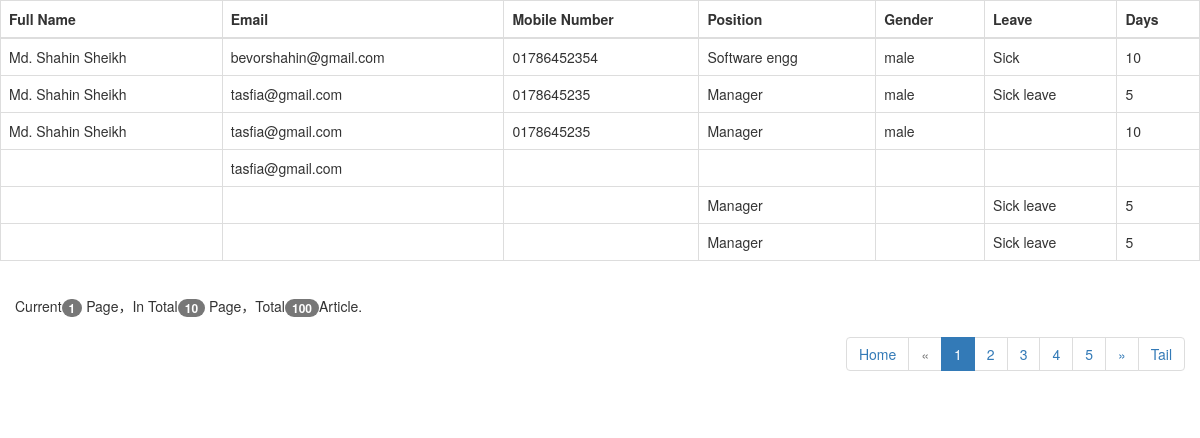
Screenshot of /client_side/leavesubmit.php with the database file from the repository.
### tables this page shows
CREATE TABLE `chuti` (
  `fullname` varchar(255) NOT NULL,
  `email` varchar(255) NOT NULL,
  `mobile` varchar(255) NOT NULL,
  `position` varchar(255) NOT NULL,
  `gender` varchar(255) NOT NULL,
  `bondho` varchar(255) NOT NULL,
  `days` varchar(255) NOT NULL
);

### includes/getleavedata.php (called while the page is built, shortened)
<?php
$conn = mysqli_connect("localhost", "root", "", "company");
$query = "SELECT fullname, email, mobile, position, gender, bondho, days FROM chuti";
$ses_sql = mysqli_query($conn, $query);
?>

### client_side/leavesubmit.php (the view, shortened to what this page needs)
<?php
  include('../includes/getleavedata.php');
?>
<!DOCTYPE html>
<html lang="en">
  <head>
    <link rel="stylesheet" href="https://cdn.bootcss.com/bootstrap/3.3.7/css/bootstrap.min.css">
    <link rel="stylesheet" href="https://cdn.bootcss.com/bootstrap/3.3.7/css/bootstrap-theme.min.css">
 </head>
<body>
      <table class="table table-bordered table-hover" id="emp_table">
                      <thead>
                          <th>Full Name</th>
                          <th>Email</th>
                          <th>Mobile Number</th>
                          <th>Position</th>
                          <th>Gender</th>
                          <th>Leave</th>
                          <th>Days</th>
                      </thead>
                      <tbody ><?php
                        if (mysqli_num_rows($ses_sql) > 0){
                          while($row=mysqli_fetch_assoc($ses_sql)){
                           echo "<tr>";
                           echo " <td>" .$row["fullname"]."</td>";
                           echo " <td>" .$row["email"]."</td>";
                           echo " <td>" .$row["mobile"]."</td>";
                           echo " <td>" .$row["position"]."</td>";
                           echo " <td>" .$row["gender"]."</td>";
                           echo " <td>" .$row["bondho"]."</td>";
                           echo " <td>" .$row["days"]."</td>";
                        echo "</tr> "  ;
                          }
                        }
                      ?>
                      </tbody>
                  </table>
                  <div class="panel-body">
                      <div class="table_items">
                          Current<span class="badge">1</span> Page，In Total<span class="badge">10</span> Page，Total<span class="badge">100</span>Article.
                      </div>
                      <nav aria-label="Page navigation" class="pull-right">
                        <ul class="pagination">
                          <li><a href="#">Home</a></li>
                          <li class="disabled">
                            <a href="#" aria-label="Previous">
                              <span aria-hidden="true">&laquo;</span>
                            </a>
                          </li>
                          <li class="active"><a href="#">1</a></li>
                          <li><a href="page2.php">2</a></li>
                          <li><a href="page3.php">3</a></li>
                          <li><a href="page4.php">4</a></li>
                          <li><a href="page5.php">5</a></li>
                          <li>
                            <a href="#" aria-label="Next">
                              <span aria-hidden="true">&raquo;</span>
                            </a>
                          </li>
                          <li><a href="#">Tail</a></li>
                        </ul>
                      </nav>
                  </div>
</body>
 </html>

### rows the page displays
chuti: fullname "Md. Shahin Sheikh", email "bevorshahin@gmail.com", mobile "01786452354", position "Software engg", gender "male", bondho "Sick", days "10"
chuti: fullname "Md. Shahin Sheikh", email "tasfia@gmail.com", mobile "0178645235", position "Manager", gender "male", bondho "Sick leave", days "5"
chuti: fullname "Md. Shahin Sheikh", email "tasfia@gmail.com", mobile "0178645235", position "Manager", gender "male", days "10"
chuti: email "tasfia@gmail.com"
chuti: position "Manager", bondho "Sick leave", days "5"
chuti: position "Manager", bondho "Sick leave", days "5"
